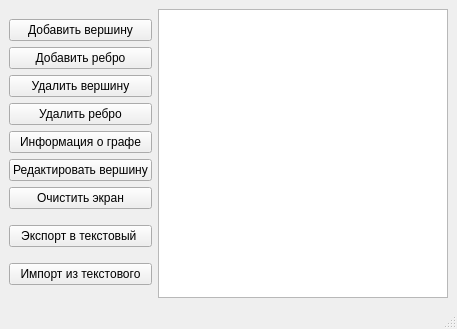
<?xml version="1.0" encoding="UTF-8"?>
<ui version="4.0">
 <class>MainWindow</class>
 <widget class="QMainWindow" name="MainWindow">
  <property name="geometry">
   <rect>
    <x>0</x>
    <y>0</y>
    <width>457</width>
    <height>329</height>
   </rect>
  </property>
  <property name="windowTitle">
   <string>MainWindow</string>
  </property>
  <widget class="QWidget" name="centralwidget">
   <layout class="QHBoxLayout" name="horizontalLayout">
    <item>
     <layout class="QVBoxLayout" name="verticalLayout_2">
      <item>
       <layout class="QVBoxLayout" name="verticalLayout">
        <item>
         <widget class="QPushButton" name="addVertexButton">
          <property name="text">
           <string>Добавить вершину</string>
          </property>
         </widget>
        </item>
        <item>
         <widget class="QPushButton" name="addEdgeButton">
          <property name="text">
           <string>Добавить ребро</string>
          </property>
         </widget>
        </item>
        <item>
         <widget class="QPushButton" name="removeVertexButton">
          <property name="text">
           <string>Удалить вершину</string>
          </property>
         </widget>
        </item>
        <item>
         <widget class="QPushButton" name="removeEdgeButton">
          <property name="text">
           <string>Удалить ребро</string>
          </property>
         </widget>
        </item>
        <item>
         <widget class="QPushButton" name="addInformationButton">
          <property name="text">
           <string>Информация о графе</string>
          </property>
         </widget>
        </item>
        <item>
         <widget class="QPushButton" name="changeVertexButton">
          <property name="text">
           <string>Редактировать вершину</string>
          </property>
         </widget>
        </item>
        <item>
         <widget class="QPushButton" name="addClearsceneButton">
          <property name="text">
           <string>Очистить экран</string>
          </property>
         </widget>
        </item>
       </layout>
      </item>
      <item>
       <widget class="QPushButton" name="export_2">
        <property name="text">
         <string>Экспорт в текстовый </string>
        </property>
       </widget>
      </item>
      <item>
       <widget class="QPushButton" name="import_2">
        <property name="text">
         <string>Импорт из текстового</string>
        </property>
       </widget>
      </item>
     </layout>
    </item>
    <item>
     <widget class="QGraphicsView" name="graphicsView"/>
    </item>
   </layout>
  </widget>
  <widget class="QMenuBar" name="menubar">
   <property name="geometry">
    <rect>
     <x>0</x>
     <y>0</y>
     <width>457</width>
     <height>21</height>
    </rect>
   </property>
  </widget>
  <widget class="QStatusBar" name="statusbar"/>
 </widget>
 <resources/>
 <connections/>
</ui>
